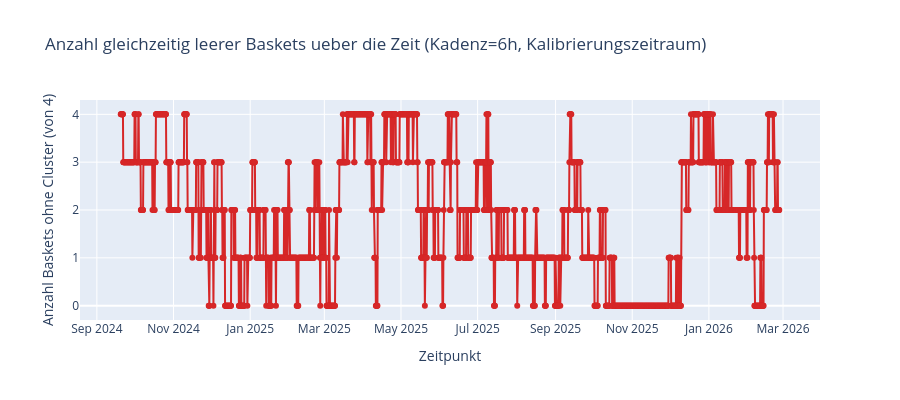

Here is the notebook cell this chart was saved with:
### Code cell
# --- Verlauf ueber die Zeit: Anzahl leerer Baskets (Plotly), pro Kadenz ---
# Zeigt, ob "0 Cluster" ueber die Zeit gleichmaessig verteilt ist oder in
# Phasen (z.B. marktweite Unkorreliertheit) gehaeuft gleichzeitig auftritt.
for h in CADENCE_CANDIDATES_HOURS:
    n_zero = n_zero_by_cadence[h]
    df = cluster_size_df_by_cadence[h]

    fig = go.Figure()
    fig.add_trace(go.Scatter(
        x=df.index, y=n_zero, mode="lines+markers",
        name="Anzahl Baskets ohne Cluster",
        line={"color": "#d62728"},
    ))
    fig.update_layout(
        title=f"Anzahl gleichzeitig leerer Baskets ueber die Zeit (Kadenz={h}h, Kalibrierungszeitraum)",
        xaxis_title="Zeitpunkt",
        yaxis_title=f"Anzahl Baskets ohne Cluster (von {len(basket_labels)})",
        yaxis={"range": [-0.3, len(basket_labels) + 0.3], "dtick": 1},
        height=400,
    )
    fig.show()

### Figure 1 — Plotly figure (JSON) as saved in the notebook; plotly's stock layout.template omitted (floating-point values rounded to 4 significant figures; data arrays with more than 128 entries replaced by an {"elided": "..."} marker saying what was removed)
{"data": [{"line": {"color": "#d62728"}, "mode": "lines+markers", "name": "Anzahl Baskets ohne Cluster", "type": "scatter", "x": {"elided": "2097 str values"}, "y": {"elided": "2097 int values"}}], "layout": {"height": 400, "title": {"text": "Anzahl gleichzeitig leerer Baskets ueber die Zeit (Kadenz=6h, Kalibrierungszeitraum)"}, "xaxis": {"title": {"text": "Zeitpunkt"}}, "yaxis": {"dtick": 1, "range": [-0.3, 4.3], "title": {"text": "Anzahl Baskets ohne Cluster (von 4)"}}}}
